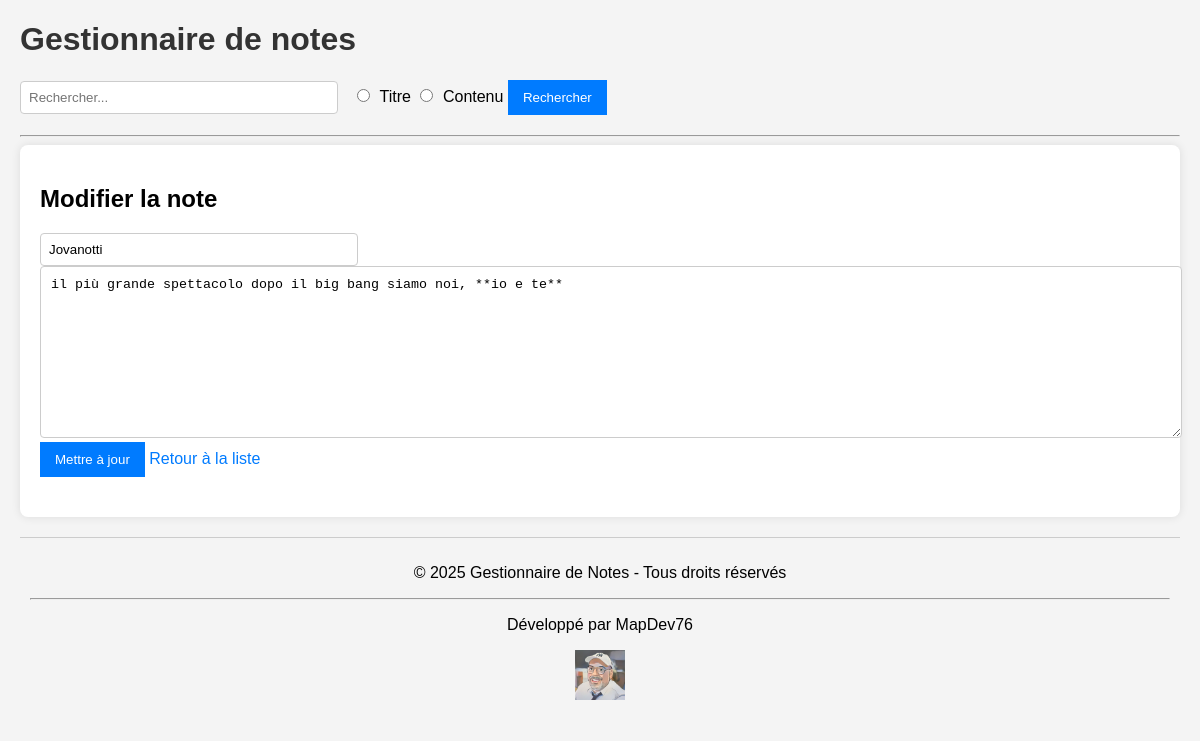
/index.php?route=notes.edit&id=5, run on the app's committed database.
### tables this page shows
CREATE TABLE notes (
    id INTEGER PRIMARY KEY AUTOINCREMENT,
    title TEXT NOT NULL,
    content TEXT NOT NULL,
    created_at DATETIME DEFAULT CURRENT_TIMESTAMP
);

### index.php (called while the page is built)
<?php
require_once __DIR__ . '/routes.php';

### models/noteModel.php (called while the page is built, shortened)
<?php
function getNoteById($id) {
    global $pdo;
    $stmt = $pdo->prepare("SELECT * FROM notes WHERE id = ?");
    $stmt->execute([$id]);
    return $stmt->fetch();
}

### views/edit_form.php (the view, shortened to what this page needs)
<h2>Modifier la note</h2>
<form method="POST" action="index.php?route=notes.update">
    <input type="text" name="title" placeholder="Titre" value="<?= htmlspecialchars($note['title']) ?>" required>
    <textarea id="content" name="content" placeholder="Contenu"><?= htmlspecialchars($note['content']) ?></textarea>
    <button type="submit">Mettre à jour</button>
    <a href="index.php?route=notes.index">Retour à la liste</a>
</form>

### style.css (style rules this page uses)
body { font-family: Arial, sans-serif; margin: 20px; background-color: #f4f4f4; }
a { text-decoration: none; color: #007BFF; }
form { margin-bottom: 20px; }
button { background-color: #007BFF; color: white; border: none; padding: 10px 15px; cursor: pointer; }
textarea { width: 100%; height: 150px; padding: 10px; border: 1px solid #ccc; border-radius: 4px; resize: vertical; }
input[type="text"] { width: 300px; padding: 8px; margin-right: 10px; border: 1px solid #ccc; border-radius: 4px; }

### data on the page
notes: title "Jovanotti", content "il più grande spettacolo dopo il big bang siamo noi, **io e te**"
